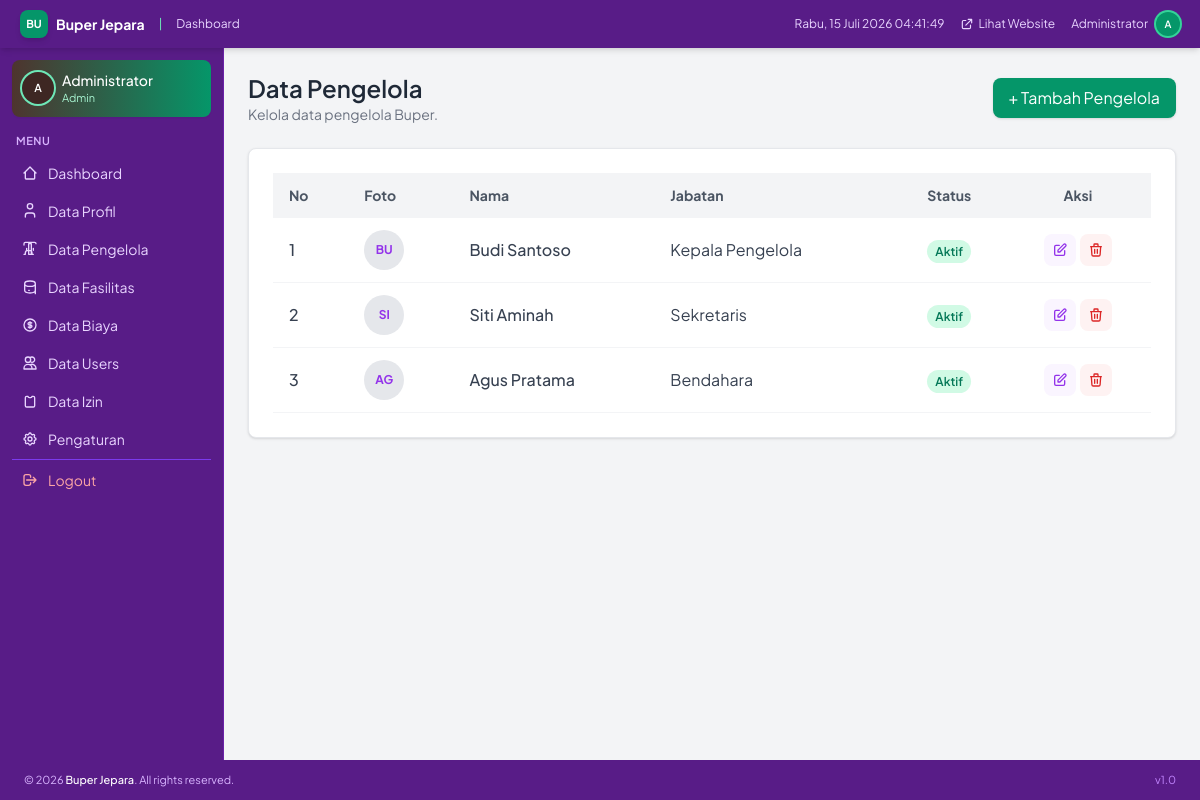
The page /dashboard/pengelola.php (signed in) on the database its author committed.
### tables this page shows
CREATE TABLE `pengaturan` (
  `id` INT AUTO_INCREMENT PRIMARY KEY,
  `nama_pengaturan` VARCHAR(100) NOT NULL UNIQUE,
  `nilai` TEXT,
  `keterangan` VARCHAR(255),
  `updated_at` TIMESTAMP DEFAULT CURRENT_TIMESTAMP ON UPDATE CURRENT_TIMESTAMP
);

CREATE TABLE `pengelola` (
  `id` INT AUTO_INCREMENT PRIMARY KEY,
  `nama` VARCHAR(100) NOT NULL,
  `jabatan` VARCHAR(100) NOT NULL,
  `foto` VARCHAR(255),
  `urutan` INT DEFAULT 0,
  `status` ENUM('aktif','nonaktif') NOT NULL DEFAULT 'aktif',
  `created_at` TIMESTAMP DEFAULT CURRENT_TIMESTAMP
);

### config/functions.php (called while the page is built, shortened)
<?php
function e($data) {
    return htmlspecialchars($data ?? '', ENT_QUOTES, 'UTF-8');
}
function getPengaturan($conn, $key) {
    $key = mysqli_real_escape_string($conn, $key);
    $q = mysqli_query($conn, "SELECT nilai FROM pengaturan WHERE nama_pengaturan='$key' LIMIT 1");
    $r = mysqli_fetch_assoc($q);
    return $r['nilai'] ?? '';
}
?>

### dashboard/pengelola.php (the view, shortened to what this page needs)
<?php
require_once __DIR__ . '/../config/koneksi.php';
include __DIR__ . '/header.php';
include __DIR__ . '/sidebar.php';
$q = mysqli_query($conn, "SELECT * FROM pengelola ORDER BY urutan ASC, nama ASC");
$daftar = [];
while ($row = mysqli_fetch_assoc($q)) $daftar[] = $row;
?>
<main class="flex-1 p-6 bg-gray-100 overflow-y-auto">
    <div class="flex justify-between items-center mb-6">
        <div>
            <h1 class="text-2xl font-semibold text-gray-800">Data Pengelola</h1>
            <p class="text-sm text-gray-500">Kelola data pengelola Buper.</p>
        </div>
        <button onclick="openAddModal()" class="bg-emerald-600 text-white px-4 py-2 rounded-lg shadow hover:bg-emerald-700 transition-colors">
            + Tambah Pengelola
        </button>
    </div>
    <div class="bg-white rounded-lg shadow p-6 border border-gray-200">
        <div class="overflow-x-auto">
            <table class="min-w-full table-auto">
                <thead>
                    <tr class="bg-gray-100 text-gray-600 text-sm leading-normal">
                        <th class="py-3 px-4 text-left">No</th>
                        <th class="py-3 px-4 text-left">Foto</th>
                        <th class="py-3 px-4 text-left">Nama</th>
                        <th class="py-3 px-4 text-left">Jabatan</th>
                        <th class="py-3 px-4 text-center">Status</th>
                        <th class="py-3 px-4 text-center">Aksi</th>
                    </tr>
                </thead>
                <tbody class="text-gray-700">
                    <?php foreach ($daftar as $i => $row): ?>
                    <tr class="border-b border-gray-100 hover:bg-gray-50">
                        <td class="py-3 px-4 font-medium"><?= e($i + 1) ?></td>
                        <td class="py-3 px-4">
                            <div class="w-10 h-10 rounded-full overflow-hidden bg-gray-200 flex items-center justify-center">
                                <?php if (!empty($row['foto'])): ?>
                                    <img src="../<?= e($row['foto']) ?>" alt="Foto" class="w-full h-full object-cover">
                                <?php else: ?>
                                    <span class="text-xs font-bold text-purple-600"><?= e(strtoupper(substr($row['nama'], 0, 2))) ?></span>
                                <?php endif; ?>
                            </div>
                        </td>
                        <td class="py-3 px-4 font-medium"><?= e($row['nama']) ?></td>
                        <td class="py-3 px-4"><?= e($row['jabatan']) ?></td>
                        <td class="py-3 px-4 text-center">
                            <?php if ($row['status'] === 'aktif'): ?>
                                <span class="px-2 py-1 text-xs font-semibold rounded-full bg-emerald-100 text-emerald-700">Aktif</span>
                            <?php else: ?>
                                <span class="px-2 py-1 text-xs font-semibold rounded-full bg-red-100 text-red-700">Nonaktif</span>
                            <?php endif; ?>
                        </td>
                        <td class="py-3 px-4 text-center">
                            <div class="flex items-center justify-center gap-1">
                                <button onclick='openEditModal(<?= json_encode($row) ?>)' class="inline-flex items-center justify-center w-8 h-8 rounded-lg bg-purple-50 text-purple-600 hover:bg-purple-100 transition" title="Edit">
                                    <svg xmlns="http://www.w3.org/2000/svg" class="h-4 w-4" fill="none" viewBox="0 0 24 24" stroke="currentColor" stroke-width="2"><path stroke-linecap="round" stroke-linejoin="round" d="M11 5H6a2 2 0 00-2 2v11a2 2 0 002 2h11a2 2 0 002-2v-5m-1.414-9.414a2 2 0 112.828 2.828L11.828 15H9v-2.828l8.586-8.586z"/></svg>
                                </button>
                                <button onclick="deletePengelola(<?= e($row['id']) ?>)" class="inline-flex items-center justify-center w-8 h-8 rounded-lg bg-red-50 text-red-600 hover:bg-red-100 transition" title="Hapus">
                                    <svg xmlns="http://www.w3.org/2000/svg" class="h-4 w-4" fill="none" viewBox="0 0 24 24" stroke="currentColor" stroke-width="2"><path stroke-linecap="round" stroke-linejoin="round" d="M19 7l-.867 12.142A2 2 0 0116.138 21H7.862a2 2 0 01-1.995-1.858L5 7m5 4v6m4-6v6m1-10V4a1 1 0 00-1-1h-4a1 1 0 00-1 1v3M4 7h16"/></svg>
                                </button>
                            </div>
                        </td>
                    </tr>
                    <?php endforeach; ?>
                </tbody>
            </table>
        </div>
    </div>
</main>
<?php include __DIR__ . '/footer.php'; ?>

### dashboard/header.php (shortened to what this page needs)
<?php
$nama = $_SESSION['nama_lengkap'] ?? '';
$initials = '';
if (!empty($nama)) {
    $parts = explode(' ', $nama);
    foreach ($parts as $p) $initials .= strtoupper($p[0] ?? '');
    $initials = substr($initials, 0, 2);
}
$logoDashboard = getPengaturan($conn, 'logo');
$namaWebsiteHeader = getPengaturan($conn, 'nama_website') ?: 'Buper Jepara';
?>
<!DOCTYPE html>
<html lang="id">
<head>
    <script src="https://cdn.tailwindcss.com"></script>
    <link rel="stylesheet" href="../assets/css/dashboard.css">
</head>
<body class="h-screen bg-gray-50 flex flex-col overflow-hidden">
<nav class="sticky top-0 z-50 bg-purple-900 text-white shadow-md px-5 py-2.5 flex items-center justify-between flex-shrink-0">
    <div class="flex items-center gap-2">
        <a href="index.php" class="flex items-center gap-2">
            <?php if (!empty($logoDashboard)): ?>
                <img src="../<?= e($logoDashboard) ?>" alt="Logo" class="w-7 h-7 object-contain">
            <?php else: ?>
                <div class="w-7 h-7 bg-emerald-600 rounded-lg flex items-center justify-center text-white font-bold text-[11px] shadow-md">BU</div>
            <?php endif; ?>
            <span class="text-sm font-bold text-white"><?= e($namaWebsiteHeader) ?></span>
        </a>
        <span class="text-emerald-300 mx-1.5 text-xs">|</span>
        <span class="text-xs text-purple-200">Dashboard</span>
    </div>
    <div class="flex items-center gap-4">
        <span id="clockDisplay" class="text-xs text-purple-200 hidden md:inline"></span>
        <a href="../index.php" target="_blank" class="text-xs text-purple-200 hover:text-emerald-300 transition flex items-center gap-1">
            <svg xmlns="http://www.w3.org/2000/svg" class="h-3.5 w-3.5" fill="none" viewBox="0 0 24 24" stroke="currentColor" stroke-width="2"><path stroke-linecap="round" stroke-linejoin="round" d="M10 6H6a2 2 0 00-2 2v10a2 2 0 002 2h10a2 2 0 002-2v-4M14 4h6m0 0v6m0-6L10 14"/></svg>
            Lihat Website
        </a>
        <div class="relative" id="userDropdown">
            <button onclick="toggleDropdown()" class="flex items-center gap-2 text-xs text-purple-200 hover:text-white transition cursor-pointer">
                <span class="hidden sm:inline"><?= e($nama) ?></span>
                <div class="w-6 h-6 rounded-full bg-emerald-600 flex items-center justify-center text-white text-[10px] font-semibold ring-2 ring-emerald-400 flex-shrink-0"><?= e($initials) ?></div>
            </button>
        </div>
    </div>
</nav>
<div class="flex flex-1 overflow-hidden">

### dashboard/footer.php (shortened to what this page needs)
<?php
$namaWebsiteFooter = getPengaturan($conn, 'nama_website') ?: 'Buper Jepara';
?>
</div>
<footer class="bg-purple-900 text-purple-300 text-[11px] px-6 py-3 flex items-center justify-between">
    <span>&copy; <?= date('Y') ?> <span class="text-white font-medium"><?= e($namaWebsiteFooter) ?></span>. All rights reserved.</span>
    <span class="text-purple-400">v1.0</span>
</footer>
</body>
</html>

### dashboard/header.php (style rules this page uses)
body { font-family: 'Plus Jakarta Sans', sans-serif; margin: 0; }
* { box-sizing: border-box; }

### rows shown on the page
pengaturan: nilai "Buper Jepara"
pengelola: nama "BU", nama "Budi Santoso", jabatan "Kepala Pengelola", status "Aktif"
pengelola: nama "SI", nama "Siti Aminah", jabatan "Sekretaris", status "Aktif"
pengelola: nama "AG", nama "Agus Pratama", jabatan "Bendahara", status "Aktif"

### other values the page prints
$nama "Administrator"
$initials "A"
$role "Admin"
